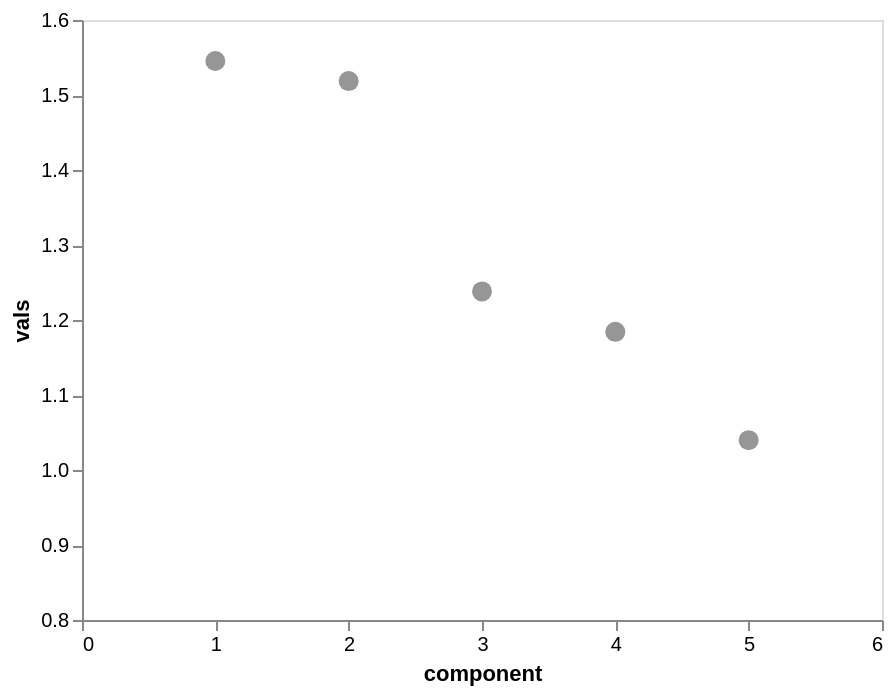

The cell this chart's notebook holds for it:
### Code cell
comp_lst = []
exp_var = []
for x in range(1,6):
    pca = PCA(n_components = x,random_state=42).fit(pcaDf)
    comp_lst.append(x)
    exp_var.append(list(pca.explained_variance_))
dict(zip(comp_lst,exp_var))
comps = pd.DataFrame.from_dict(dict(zip(comp_lst,exp_var[4])),orient='index')
comps.reset_index(inplace=True)
comps.columns=['component','vals']
comps

alt.Chart(comps).mark_circle(size=100,color='#696969').encode(
    alt.X('component',axis=alt.Axis(tickCount=len(comp_lst)+1,grid=False),scale=alt.Scale(domain=[0,6])),
    alt.Y('vals',axis=alt.Axis(grid=False),scale=alt.Scale(domain=[0.8,1.6])))

### Figure 1 — Vega-Lite specification as saved in the notebook (floating-point values rounded to 4 significant figures)
{"config": {"view": {"continuousWidth": 400, "continuousHeight": 300}}, "data": {"name": "data-55f6855351dcb8743bb68f17bad0a764"}, "mark": {"type": "circle", "color": "#696969", "size": 100}, "encoding": {"x": {"type": "quantitative", "axis": {"grid": false, "tickCount": 6}, "field": "component", "scale": {"domain": [0, 6]}}, "y": {"type": "quantitative", "axis": {"grid": false}, "field": "vals", "scale": {"domain": [0.8, 1.6]}}}, "$schema": "https://vega.github.io/schema/vega-lite/v4.8.1.json", "datasets": {"data-55f6855351dcb8743bb68f17bad0a764": [{"component": 1, "vals": 1.545}, {"component": 2, "vals": 1.519}, {"component": 3, "vals": 1.238}, {"component": 4, "vals": 1.184}, {"component": 5, "vals": 1.04}]}}
